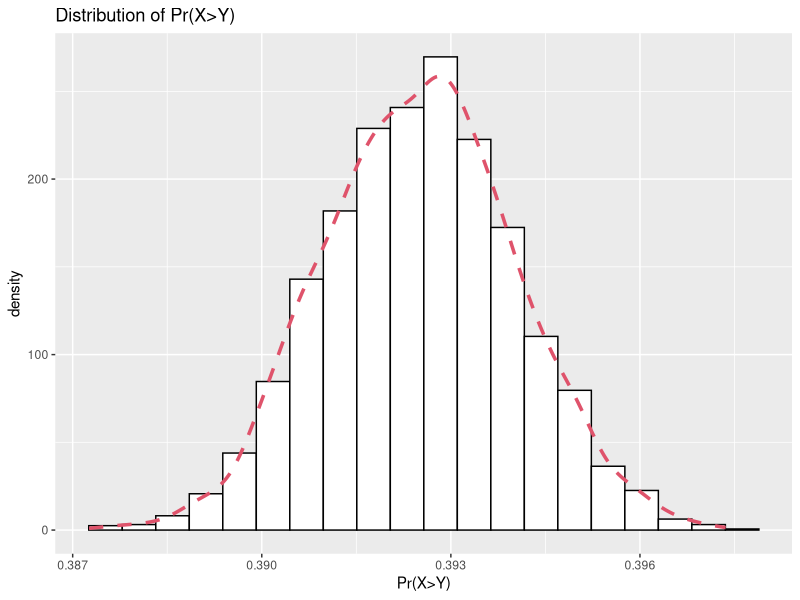
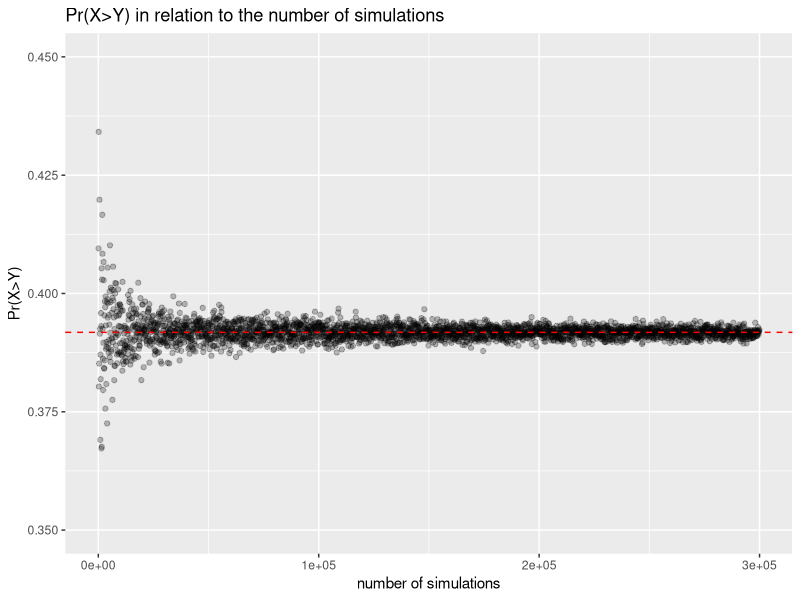
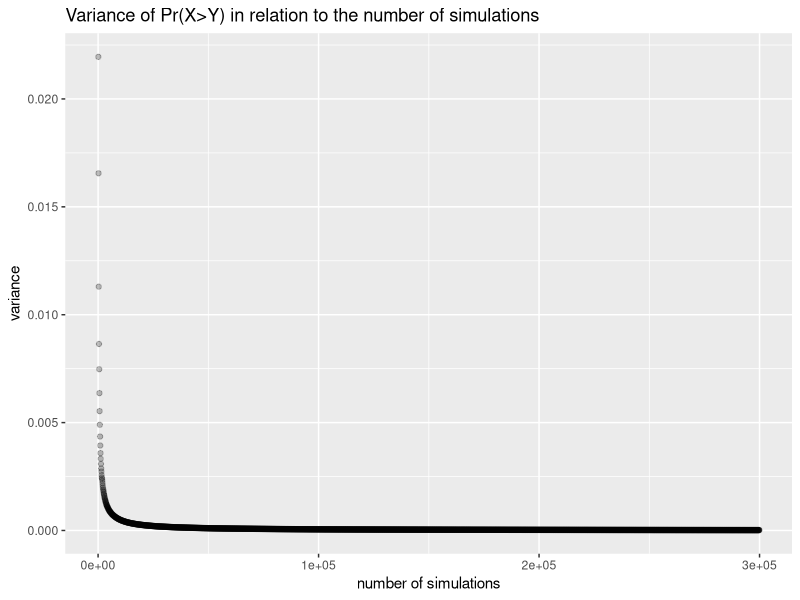

These charts were generated, in order, by the following R code:
## ---- chunk 1

library(tidyverse)
library(parallel)

## ---- chunk 2



probability_calculator <- function(n) {

  X <- rnorm(n, mean = 4, sd = sqrt(10))
  Y <- runif(n, min = 2, max = 8)

  # Calculating Pr(X>Y)
  Pr_hat <- sum(X > Y) / n
  
  output <- list(X = X,
                 Y = Y, 
                 Pr_hat = Pr_hat)
  
  return(output)
}


results <- probability_calculator(100000)

print(results[3])

## ---- chunk 3
# creating function for bootstrap, using 8 cores (for completeness only).
bootstrap_multicore <- function(n_straps, vec1 = X, vec2 = Y) {
prob_vector <- unlist(mclapply(1:n_straps, function(n = n, vec1 = X, vec2 = Y) {
  resX <- vec1[sample(1 : length(vec1), length(vec1), replace = TRUE)]
  resY <- vec2[sample(1 : length(vec2), length(vec2), replace = TRUE)]
  
  Prob <- sum(resX > resY) / length(resX)
  return(Prob)
}, mc.cores = 8))
return(prob_vector)
}

## ---- chunk 4
# set seed for reproducibility

rm(.Random.seed)

X <- unlist(results[1])
Y <- unlist(results[2])

#!!! as I use 10,000 bootstraps, computation can take some time!!!
prob_vec <- bootstrap_multicore(n_straps = 3000) 


## ---- chunk 5
quantile(prob_vec, c(0.025, 0.5, 0.975))
## ---- chunk 6
df_probabilities <- as.data.frame(prob_vec)

df_probabilities %>% 
ggplot(aes(x = prob_vec)) +
  geom_histogram(aes (y = ..density..),
                 bins = 20,
                 colour = 1,
                 fill = "white")+
  geom_density(lwd = 1.2,
               linetype = 2,
               colour = 2)+
  xlab("Pr(X>Y)")+
  ggtitle("Distribution of Pr(X>Y)")
  
## ---- chunk 7

rm(.Random.seed)
n_deviates <- seq(5, 300000, by = 100)

prob <- unlist(mclapply(n_deviates, function(i) {
  
    x <- rnorm(i, mean = 4, sd = sqrt(10))
    y <- runif(i, min = 2, max = 8)
    
    prob <- sum(x>y) / length(x)
    deviates <- i
    

    
    return(prob)

}, mc.cores = 8, mc.set.seed = TRUE)
)


  
## ---- chunk 8
results_1.3 <- data.frame(prob, n_deviates)


results_1.3 %>% 
  ggplot(aes(x = n_deviates, y = prob)) +
  geom_point(alpha = 1/4)+
  geom_hline(yintercept = median(prob), colour = "red", lty='dashed', lwd=0.5)+
  ylab("Pr(X>Y)")+
  xlab("number of simulations")+
  ggtitle("Pr(X>Y) in relation to the number of simulations")+
  ylim(c(0.35, 0.45))
## ---- chunk 9

variance <- c()

for (i in 1 : (length(prob) - 1)) {
  variance[i] <- var(prob[1 : (i + 1)])
}

results_1.3.2 <- data.frame(variance, n_deviates[2:3000])

results_1.3.2 %>% 
  ggplot(aes(x = n_deviates.2.3000., y = variance))+
  geom_point(alpha = 1/4)+
  ylab("variance")+
  xlab("number of simulations")+
  ggtitle("Variance of Pr(X>Y) in relation to the number of simulations")
  

## ---- chunk 10
# function for simulating the tournament
tournament_sim <- function(p_win) {
  p_loss <- 1 - p_win #loss rate
  outcome <- c("win", "loss") 
  results_storage <- c() #empty vector for storing match results

# as you never play more than 9 games 
# (6 wins + 3 losses (=9) or 2 losses and 7 wins (=9))
for (i in 1 : 9) {
  
  # simulating matches with sampling from c("win", "loss") with given
  # probabilities and replacement. 
  # Adding the result to storage vector.
  results_storage <- c(sample(outcome, size = 1,
                            replace = TRUE,
                            prob = c(p_win, p_loss)), results_storage)
  
  # Conditions for winning or loosing the tournament  
    if (length(results_storage[results_storage == "win"]) == 7) {
      break
    }
  
    if (length(results_storage[results_storage == "loss"]) == 3) {
      break
   }
  }

  #binding output together as a list
  output <- list(played_matches = length(results_storage),
                 match_results = results_storage,
                 overview = table(results_storage))
  
  return(output)
}
## ---- chunk 11
# declaring p
p <- 0.75

set.seed(0911)
#simulations one tournament
results <- tournament_sim(p_win = p)
## ---- chunk 12
results$match_results
## ---- chunk 13
results$overview
## ---- chunk 14
results$played_matches
## ---- chunk 15
# Alternating the sim function so that output is solely the
# number of played games
n_games <- function(p_win) {
  p_loss <- 1 - p_win 
  outcome <- c("win", "loss") 
  results_storage <- c()

  for (i in 1 : 9) {
  
    results_storage <- c(sample(outcome, size = 1,
                              replace = TRUE,
                              prob = c(p_win, p_loss)), results_storage)
  
      if (length(results_storage[results_storage == "win"]) == 7) {
        break
      }
  
      if (length(results_storage[results_storage == "loss"]) == 3) {
        break
    }
  }

  played_matches  <-  length(results_storage)
  
  return(played_matches)
}


## ---- chunk 16
# generating storage matrix
win_rates <- seq(from = 0.1, to = 0.90, by = 0.1)

storage <- matrix(nrow = length(win_rates), ncol = 1000)

## ---- chunk 17

rm(.Random.seed)
store <- matrix(nrow = 9, ncol=10000)


store[1,] <- unlist(mclapply(1:10000, function(i){
   n_games(0.1)
  }, mc.cores = 8))
store[2,] <- unlist(mclapply(1:10000, function(i){
   n_games(0.2)
  }, mc.cores = 8))


